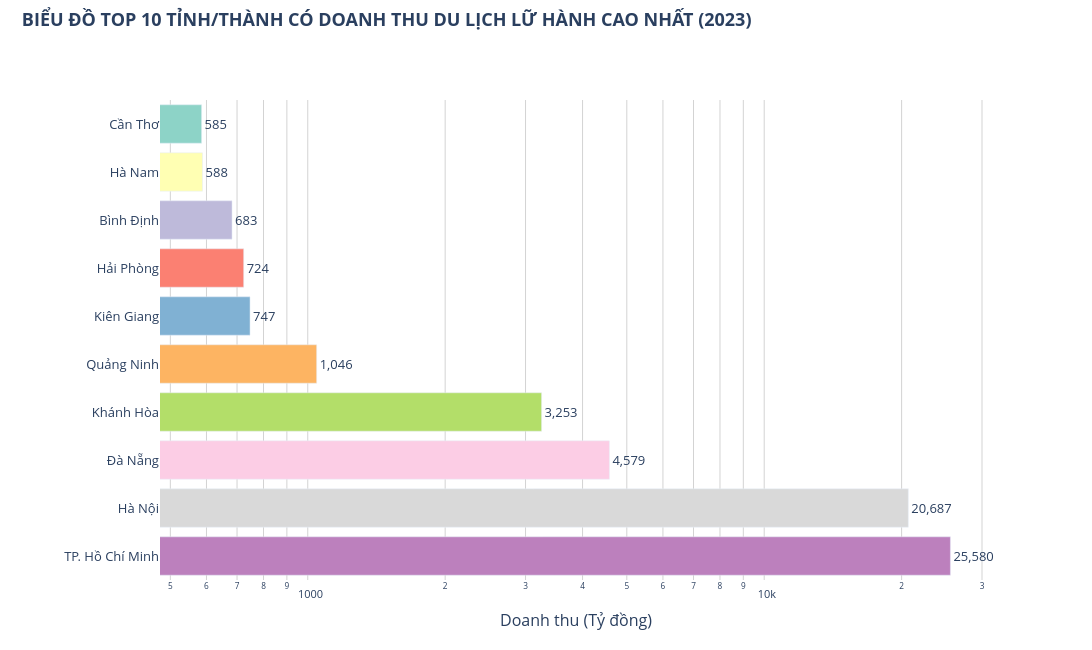

Notebook source saved alongside this figure:
### Code cell
top10_sorted = top10.sort_values("Doanh thu du lịch lữ hành (Tỷ đồng)")

fig6 = px.bar(
    top10_sorted,
    x="Doanh thu du lịch lữ hành (Tỷ đồng)",
    y="Địa phương",
    orientation="h",
    color="Địa phương",
    text="Doanh thu du lịch lữ hành (Tỷ đồng)",
    color_discrete_sequence=px.colors.qualitative.Set3
)

fig6.update_traces(
    texttemplate="%{text:,.0f}",
    textposition="outside",
    textfont=dict(size=13),
    cliponaxis=False          # cho phép số hiện ra ngoài vùng vẽ, không bị cắt
)

fig6.update_layout(
    title=dict(
        text="<b>BIỂU ĐỒ TOP 10 TỈNH/THÀNH CÓ DOANH THU DU LỊCH LỮ HÀNH CAO NHẤT (2023)</b>",
        y=0.98, x=0.02, xanchor="left", font=dict(size=18)
    ),
    autosize=False,
    width=1150,                # tăng chiều rộng để có chỗ cho số ở cuối thanh
    height=650,                # tăng chiều cao để 10 thanh không bị chật
    plot_bgcolor="white",
    margin=dict(l=160, r=100, t=100, b=70),   # tăng lề phải (r) để số không bị cắt, lề trái (l) cho tên tỉnh dài
    xaxis_title="Doanh thu (Tỷ đồng)",
    yaxis_title="",
    showlegend=False,
    font=dict(size=13)
)

fig6.update_xaxes(
    type="log",
    gridcolor="lightgrey",
    tickfont=dict(size=11)
)
fig6.update_yaxes(
    tickfont=dict(size=13)
)

fig6.show()
# Biểu đồ 6
fig6.write_image("../outputs/figures/bieu_do_6_top10_dia_phuong.png", scale=2)
fig6.write_html("../outputs/figures/bieu_do_6_top10_dia_phuong.html")

### Figure 1 — Plotly figure (JSON) as saved in the notebook; plotly's stock layout.template omitted (floating-point values rounded to 4 significant figures)
{"data": [{"cliponaxis": false, "hovertemplate": "Địa phương=%{y}<br>Doanh thu du lịch lữ hành (Tỷ đồng)=%{text}<extra></extra>", "legendgroup": "Cần Thơ", "marker": {"color": "rgb(141,211,199)", "pattern": {"shape": ""}}, "name": "Cần Thơ", "orientation": "h", "showlegend": true, "text": [585.4], "textfont": {"size": 13}, "textposition": "outside", "texttemplate": "%{text:,.0f}", "type": "bar", "x": [585.4], "xaxis": "x", "y": ["Cần Thơ"], "yaxis": "y"}, {"cliponaxis": false, "hovertemplate": "Địa phương=%{y}<br>Doanh thu du lịch lữ hành (Tỷ đồng)=%{text}<extra></extra>", "legendgroup": "Hà Nam", "marker": {"color": "rgb(255,255,179)", "pattern": {"shape": ""}}, "name": "Hà Nam", "orientation": "h", "showlegend": true, "text": [588.1], "textfont": {"size": 13}, "textposition": "outside", "texttemplate": "%{text:,.0f}", "type": "bar", "x": [588.1], "xaxis": "x", "y": ["Hà Nam"], "yaxis": "y"}, {"cliponaxis": false, "hovertemplate": "Địa phương=%{y}<br>Doanh thu du lịch lữ hành (Tỷ đồng)=%{text}<extra></extra>", "legendgroup": "Bình Định", "marker": {"color": "rgb(190,186,218)", "pattern": {"shape": ""}}, "name": "Bình Định", "orientation": "h", "showlegend": true, "text": [682.5], "textfont": {"size": 13}, "textposition": "outside", "texttemplate": "%{text:,.0f}", "type": "bar", "x": [682.5], "xaxis": "x", "y": ["Bình Định"], "yaxis": "y"}, {"cliponaxis": false, "hovertemplate": "Địa phương=%{y}<br>Doanh thu du lịch lữ hành (Tỷ đồng)=%{text}<extra></extra>", "legendgroup": "Hải Phòng", "marker": {"color": "rgb(251,128,114)", "pattern": {"shape": ""}}, "name": "Hải Phòng", "orientation": "h", "showlegend": true, "text": [723.8], "textfont": {"size": 13}, "textposition": "outside", "texttemplate": "%{text:,.0f}", "type": "bar", "x": [723.8], "xaxis": "x", "y": ["Hải Phòng"], "yaxis": "y"}, {"cliponaxis": false, "hovertemplate": "Địa phương=%{y}<br>Doanh thu du lịch lữ hành (Tỷ đồng)=%{text}<extra></extra>", "legendgroup": "Kiên Giang", "marker": {"color": "rgb(128,177,211)", "pattern": {"shape": ""}}, "name": "Kiên Giang", "orientation": "h", "showlegend": true, "text": [747.4], "textfont": {"size": 13}, "textposition": "outside", "texttemplate": "%{text:,.0f}", "type": "bar", "x": [747.4], "xaxis": "x", "y": ["Kiên Giang"], "yaxis": "y"}, {"cliponaxis": false, "hovertemplate": "Địa phương=%{y}<br>Doanh thu du lịch lữ hành (Tỷ đồng)=%{text}<extra></extra>", "legendgroup": "Quảng Ninh", "marker": {"color": "rgb(253,180,98)", "pattern": {"shape": ""}}, "name": "Quảng Ninh", "orientation": "h", "showlegend": true, "text": [1046.0], "textfont": {"size": 13}, "textposition": "outside", "texttemplate": "%{text:,.0f}", "type": "bar", "x": [1046.0], "xaxis": "x", "y": ["Quảng Ninh"], "yaxis": "y"}, {"cliponaxis": false, "hovertemplate": "Địa phương=%{y}<br>Doanh thu du lịch lữ hành (Tỷ đồng)=%{text}<extra></extra>", "legendgroup": "Khánh Hòa", "marker": {"color": "rgb(179,222,105)", "pattern": {"shape": ""}}, "name": "Khánh Hòa", "orientation": "h", "showlegend": true, "text": [3253.0], "textfont": {"size": 13}, "textposition": "outside", "texttemplate": "%{text:,.0f}", "type": "bar", "x": [3253.0], "xaxis": "x", "y": ["Khánh Hòa"], "yaxis": "y"}, {"cliponaxis": false, "hovertemplate": "Địa phương=%{y}<br>Doanh thu du lịch lữ hành (Tỷ đồng)=%{text}<extra></extra>", "legendgroup": "Đà Nẵng", "marker": {"color": "rgb(252,205,229)", "pattern": {"shape": ""}}, "name": "Đà Nẵng", "orientation": "h", "showlegend": true, "text": [4579.0], "textfont": {"size": 13}, "textposition": "outside", "texttemplate": "%{text:,.0f}", "type": "bar", "x": [4579.0], "xaxis": "x", "y": ["Đà Nẵng"], "yaxis": "y"}, {"cliponaxis": false, "hovertemplate": "Địa phương=%{y}<br>Doanh thu du lịch lữ hành (Tỷ đồng)=%{text}<extra></extra>", "legendgroup": "Hà Nội", "marker": {"color": "rgb(217,217,217)", "pattern": {"shape": ""}}, "name": "Hà Nội", "orientation": "h", "showlegend": true, "text": [20690.0], "textfont": {"size": 13}, "textposition": "outside", "texttemplate": "%{text:,.0f}", "type": "bar", "x": [20690.0], "xaxis": "x", "y": ["Hà Nội"], "yaxis": "y"}, {"cliponaxis": false, "hovertemplate": "Địa phương=%{y}<br>Doanh thu du lịch lữ hành (Tỷ đồng)=%{text}<extra></extra>", "legendgroup": "TP. Hồ Chí Minh", "marker": {"color": "rgb(188,128,189)", "pattern": {"shape": ""}}, "name": "TP. Hồ Chí Minh", "orientation": "h", "showlegend": true, "text": [25580.0], "textfont": {"size": 13}, "textposition": "outside", "texttemplate": "%{text:,.0f}", "type": "bar", "x": [25580.0], "xaxis": "x", "y": ["TP. Hồ Chí Minh"], "yaxis": "y"}], "layout": {"autosize": false, "barmode": "relative", "font": {"size": 13}, "height": 650, "legend": {"title": {"text": "Địa phương"}, "tracegroupgap": 0}, "margin": {"b": 70, "l": 160, "r": 100, "t": 100}, "plot_bgcolor": "white", "showlegend": false, "title": {"font": {"size": 18}, "text": "<b>BIỂU ĐỒ TOP 10 TỈNH/THÀNH CÓ DOANH THU DU LỊCH LỮ HÀNH CAO NHẤT (2023)</b>", "x": 0.02, "xanchor": "left", "y": 0.98}, "width": 1150, "xaxis": {"anchor": "y", "domain": [0, 1], "gridcolor": "lightgrey", "tickfont": {"size": 11}, "title": {"text": "Doanh thu (Tỷ đồng)"}, "type": "log"}, "yaxis": {"anchor": "x", "categoryarray": ["TP. Hồ Chí Minh", "Hà Nội", "Đà Nẵng", "Khánh Hòa", "Quảng Ninh", "Kiên Giang", "Hải Phòng", "Bình Định", "Hà Nam", "Cần Thơ"], "categoryorder": "array", "domain": [0, 1], "tickfont": {"size": 13}, "title": {"text": ""}}}}
